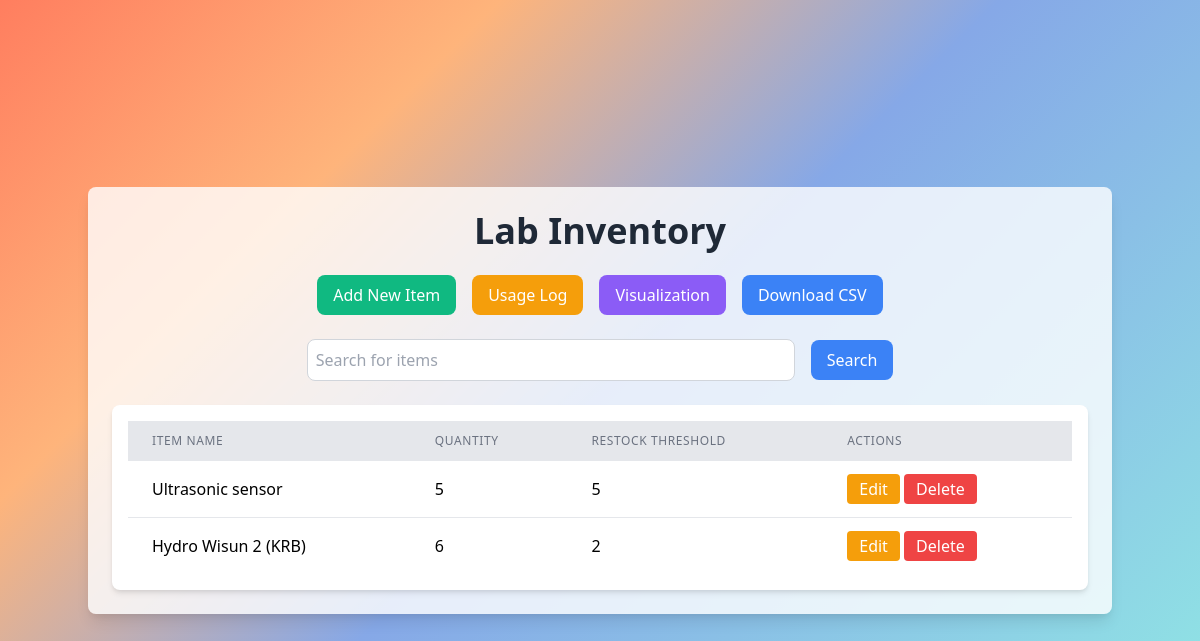
The page / on the database its author committed.
### app.py (models this page shows)
class InventoryItem(db.Model):
    id = db.Column(db.Integer, primary_key=True)
    name = db.Column(db.String(100), nullable=False)
    quantity = db.Column(db.Integer, default=0)
    restock_threshold = db.Column(db.Integer, default=10)

### app.py (the view)
@app.route('/')
def index():
    items = InventoryItem.query.all()
    search = request.args.get('search')
    if search:
        items = InventoryItem.query.filter(InventoryItem.name.like(f'%{search}%')).all()
    return render_template('index.html', items=items)

### templates/index.html (shortened to what this page needs)
<!DOCTYPE html>
<html lang="en">
<head>
    <link href="https://cdn.jsdelivr.net/npm/tailwindcss@2.2.19/dist/tailwind.min.css" rel="stylesheet">
</head>
<body>
    <div class="container mx-auto p-6 bg-white bg-opacity-80 shadow-lg rounded-lg">
        <h1 class="text-4xl font-bold text-center text-gray-800 mb-6">Lab Inventory</h1>
        <div class="flex justify-center mb-6 space-x-4">
            <a href="/add_item" class="bg-green-500 text-white px-4 py-2 rounded-lg hover:bg-green-600">Add New Item</a>
            <a href="/usage_log" class="bg-yellow-500 text-white px-4 py-2 rounded-lg hover:bg-yellow-600">Usage Log</a>
            <a href="/visualize" class="bg-purple-500 text-white px-4 py-2 rounded-lg hover:bg-purple-600">Visualization</a>
            <a href="/download_csv" class="bg-blue-500 text-white px-4 py-2 rounded-lg hover:bg-blue-600">Download CSV</a>
        </div>
        <form method="GET" action="/" class="mb-6">
            <div class="flex justify-center items-center">
                <input type="text" name="search" placeholder="Search for items" class="p-2 border border-gray-300 rounded-lg w-1/2">
                <button type="submit" class="ml-4 bg-blue-500 text-white px-4 py-2 rounded-lg hover:bg-blue-600">Search</button>
            </div>
        </form>
        <div class="bg-white shadow-md rounded-lg overflow-x-auto mt-6 p-4">
            <table class="min-w-full bg-white">
                <thead class="bg-gray-200">
                    <tr>
                        <th class="px-6 py-3 text-left text-xs font-medium text-gray-500 uppercase tracking-wider">Item Name</th>
                        <th class="px-6 py-3 text-left text-xs font-medium text-gray-500 uppercase tracking-wider">Quantity</th>
                        <th class="px-6 py-3 text-left text-xs font-medium text-gray-500 uppercase tracking-wider">Restock Threshold</th>
                        <th class="px-6 py-3 text-left text-xs font-medium text-gray-500 uppercase tracking-wider">Actions</th>
                    </tr>
                </thead>
                <tbody class="bg-white divide-y divide-gray-200">
                    {% for item in items %}
                    <tr>
                        <td class="px-6 py-4 whitespace-nowrap">{{ item.name }}</td>
                        <td class="px-6 py-4 whitespace-nowrap">{{ item.quantity }}</td>
                        <td class="px-6 py-4 whitespace-nowrap">{{ item.restock_threshold }}</td>
                        <td class="px-6 py-4 whitespace-nowrap">
                            <a href="/update_item/{{ item.id }}" class="bg-yellow-500 text-white px-3 py-1 rounded hover:bg-yellow-600">Edit</a>
                            <a href="/delete_item/{{ item.id }}" onclick="return confirm('Are you sure you want to delete this item?')" class="bg-red-500 text-white px-3 py-1 rounded hover:bg-red-600">Delete</a>
                        </td>
                    </tr>
                    {% endfor %}
                </tbody>
            </table>
        </div>
    </div>
</body>
</html>

### templates/index.html (style rules this page uses)
body { background: linear-gradient(135deg, #ff7e5f 0%, #feb47b 25%, #86a8e7 50%, #91eae4 100%); min-height: 100vh; display: flex; align-items: center; justify-content: center; }

### rows shown on the page
InventoryItem: name "Ultrasonic sensor", quantity "5", restock_threshold "5"
InventoryItem: name "Hydro Wisun 2 (KRB)", quantity "6", restock_threshold "2"
